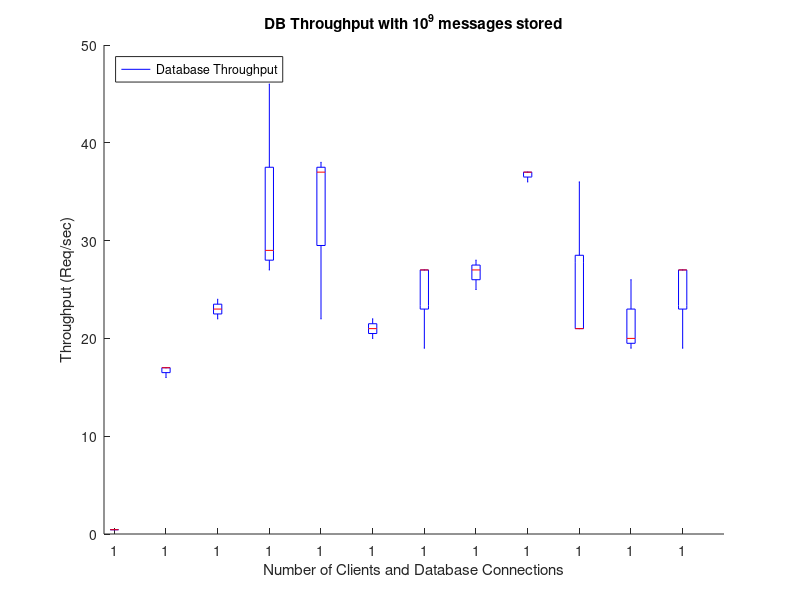
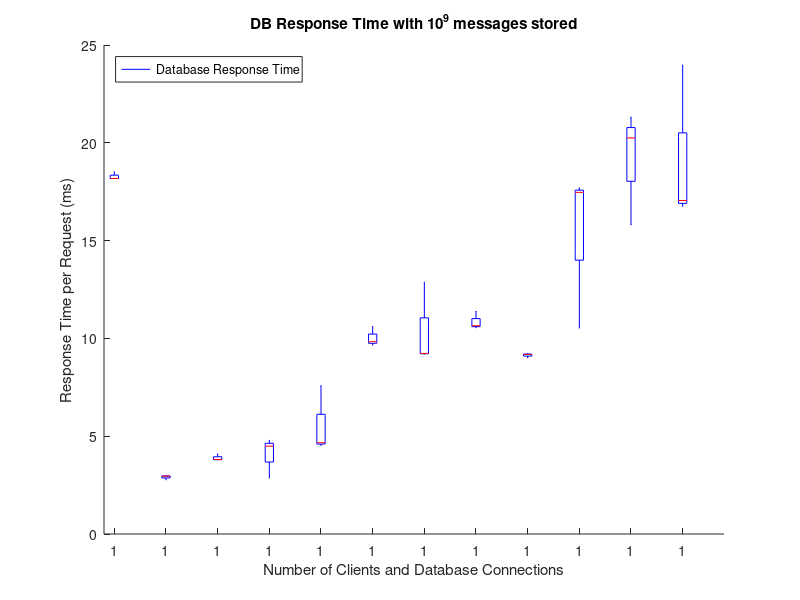

Recreate these plots in MATLAB, in order.
clear variables

labels = char('1','6','11','16','21','26','31','36','41','46','51','56');
clients = 1:5:60;
% the experiment ran for 120 seconds each, see run_db_data_experiment.sh
runtime = 120;

% the results got processed by hand into db_data_test_summary_tp_rt_tps
% and copied to this script.
rt1 = [2181	333	455	574	544	1180 1108 1278 1081 2123 2430 2046];
rt2 = [2222	357	491	539	560	1273 1544 1365 1106 1264 2557 2876];
rt3 = [2181	355	457	344	909	1160 1104 1266 1102 2096 1898 2011];

% hold on
% plot(clients, rt1)
% plot(clients, rt2)
% plot(clients, rt3)
% title('Response Time (ms)')
% hold off

tps1 = [0.44	17	24	27	38	21	27	27	37	21	20	27];
tps2 = [0.44	16	22	29	37	20	19	25	36	36	19	19];
tps3 = [0.45	17	23	46	22	22	27	28	37	21	26	27];

tps_data = [tps1, tps2, tps3]';
tps_idx = [clients, clients, clients]';

figure()
hold on
boxplot(tps_data, tps_idx)
% plot additionally the 50% quantile (media) for readability and
% a nice legend reference
medians = findobj(gca,'tag','Median');
numMedians = length(medians);
linestyles = ['-', ':'];
for i = 1:1
    currMedians = medians(((i-1)*numMedians + 1):(i*numMedians));
    xs = zeros(numMedians, 1);
    ys = zeros(numMedians, 1);
    for j = 1:numMedians
        currMedian = currMedians(j);
        xt = currMedian.XData;
        xs(j) = mean(xt);
        yt = currMedian.YData;
        ys(j) = mean(yt);
    end
    plot(xs, ys, 'color', 'blue', 'linewidth', 2, ...
        'linestyle', linestyles(i))
    % store values for later comparison
    if i == 1
        il_medians = ys;
    else
        rl_medians = ys;
    end
end
title('DB Throughput with 10^9 messages stored')
xlabel('Number of Clients and Database Connections')
ylabel('Throughput (Req/sec)')
legend('Database Throughput', ...
    'Location', 'northwest')

% figure();
% hold on
% plot(clients, tps1)
% plot(clients, tps2)
% plot(clients, tps3)
% title('Requests per Second')

tp1 = [55	2161	2900	3342	4630	2644	3356	3380	4450	2599	2518	3283];
tp2 = [54	2012	2685	3561	4500	2450	2409	3163	4448	4366	2393	2336];
tp3 = [55	2146	2887	5566	2770	2688	3367	3411	4464	2633	3223	3340];


rt1 = rt1./runtime;
rt2 = rt2./runtime;
rt3 = rt3./runtime;

% make boxplots
rt_data = [rt1, rt2, rt3]';
rt_idx = [clients, clients, clients]';

figure()
hold on
boxplot(rt_data, rt_idx);
% plot additionally the 50% quantile (media) for readability and
% a nice legend reference
medians = findobj(gca,'tag','Median');
numMedians = length(medians);
linestyles = ['-', ':'];
for i = 1:1
    currMedians = medians(((i-1)*numMedians + 1):(i*numMedians));
    xs = zeros(numMedians, 1);
    ys = zeros(numMedians, 1);
    for j = 1:numMedians
        currMedian = currMedians(j);
        xt = currMedian.XData;
        xs(j) = mean(xt);
        yt = currMedian.YData;
        ys(j) = mean(yt);
    end
    plot(xs, ys, 'color', 'blue', 'linewidth', 2, ...
        'linestyle', linestyles(i))
    % store values for later comparison
    if i == 1
        il_medians = ys;
    else
        rl_medians = ys;
    end
end
title('DB Response Time with 10^9 messages stored')
xlabel('Number of Clients and Database Connections')
ylabel('Response Time per Request (ms)')
legend('Database Response Time', ...
    'Location', 'northwest')